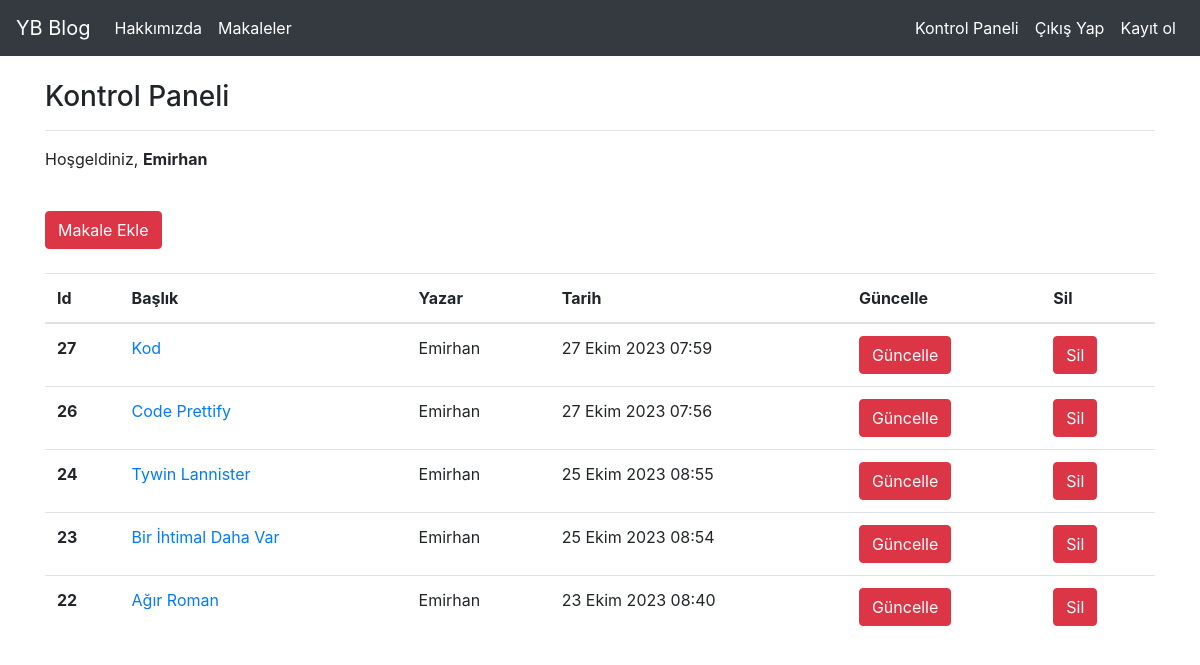
Screenshot of /articles/dashboard/ (signed in) with the database file from the repository.
### article/models.py (models this page shows, shortened)
class Article(models.Model):
    author = models.ForeignKey("auth.User", on_delete = models.CASCADE,verbose_name="Yazar")
    title = models.CharField(max_length = 50,verbose_name="Başlık")
    content = RichTextField(verbose_name="İçerik")
    created_date = models.DateTimeField(auto_now_add = True,verbose_name="Oluşturulma Tarihi")
    article_image = models.FileField(blank = True, null = True, verbose_name = "Makaleye fotoğraf ekleyin:")
    class Meta:
        ordering = ["-created_date"]

### article/views.py (the view)
# urls.py: path('dashboard/', views.dashboard, name = "dashboard"),
@login_required(login_url = "user:login")
def dashboard(request):
    articles = Article.objects.filter(author = request.user)
    context = {
        "articles": articles
    }
    return render(request, "dashboard.html",context)

### templates/dashboard.html
{% extends "layout.html" %}
{% block body %}
<h3>Kontrol Paneli</h3>
<hr>
<p>Hoşgeldiniz, <strong>{{request.user.username}}</strong></p>
<br>
<a class="btn btn-danger" href="{% url 'article:addarticle' %}">Makale Ekle</a>
<br>
<br>
{% if articles %}
<table class="table">
    <thead>
      <tr>
        <th scope="col">Id</th>
        <th scope="col">Başlık</th>
        <th scope="col">Yazar</th>
        <th scope="col">Tarih</th>
        <th scope="col">Güncelle</th>
        <th scope="col">Sil</th>
      </tr>
    </thead>
    <tbody>
      {% for article in articles %}
      <tr>
        <th scope="row">{{article.id}}</th>
        <td><a href="{% url 'article:detail' article.id %}">{{article.title}}</a></td>
        <td>{{article.author}}</td>
        <td>{{article.created_date}}</td>
        <td><a href="{% url 'article:update' article.id %}" class = "btn btn-danger">Güncelle</a></td>
        <td><a href="{% url 'article:delete' article.id %}" class = "btn btn-danger">Sil</a></td>
      </tr>
      {% endfor %}
    </tbody>
  </table>
{% else %}
<div class = "alert alert-danger">
    Henüz bir makale eklemediniz...
</div>
{% endif %}
{% endblock body %}

### rows the page displays
Article: id "27", title "Kod", author "Emirhan", created_date "27 Ekim 2023 07:59"
Article: id "26", title "Code Prettify", author "Emirhan", created_date "27 Ekim 2023 07:56"
Article: id "24", title "Tywin Lannister", author "Emirhan", created_date "25 Ekim 2023 08:55"
Article: id "23", title "Bir İhtimal Daha Var", author "Emirhan", created_date "25 Ekim 2023 08:54"
Article: id "22", title "Ağır Roman", author "Emirhan", created_date "23 Ekim 2023 08:40"

### other values shown
{{ request.user.username }} "Emirhan"
